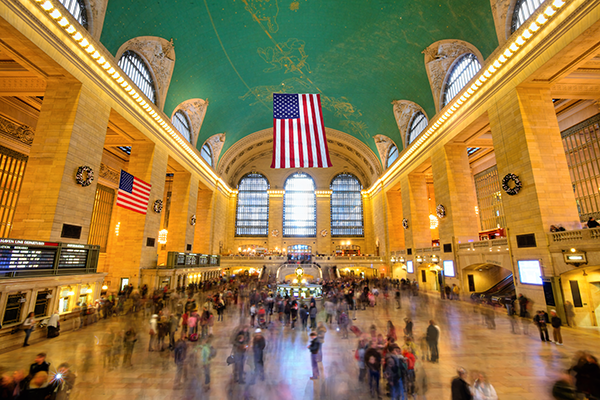
#> input picture pyimage/grand_central_terminal.png, 600 x 400 px, found by its file name
$ jupyter execute 'keypoint detector(local).ipynb'
#> lines starting #> are read from the running program, lines starting #| are printed output that depends on the picture; after the words box and inside, x2 and y2 are one past the last pixel; in counts of white or black regions, pixels touching at a corner belong together
[cell 1]
# FAST algoritm
#this algo we use for local key point detection

[cell 2]
'''
The general assumption behind the FAST keypoint detector is that,
for a pixel to be considered a “corner”,
there must be at least n contiguous pixels along a circular perimeter with radius r that are all either brighter or darker than the center pixel by a threshold t.
In practice, it is common to select a radius of r=3 pixels,
which corresponds to a circle of 16 pixels. It’s also common to choose n,
the number of contiguous pixels, to be either n=9 or n=12.

link : https://gurus.pyimagesearch.com/topic/fast/'''

[cell 3]
import cv2
import imutils
import numpy as np
from skimage.transform import rescale, resize, downscale_local_mean
import skimage.io

[cell 4]
image=cv2.imread(r'C:\Users\arpit14276\Desktop\pyimagesearch\grand_central_terminal.png')
#> image is the input picture: shape (400, 600, 3); mean B, G, R 68.6, 120.6, 149.9
# image = skimage.io.imread(r'C:\Users\arpit14276\Desktop\pyimagesearch\gokarana.jpg')
print (image.shape)
#| (400, 600, 3)
#image=resize(image, (500,500,3))
#image=np.array(image, dtype=np.uint8)
print (image.shape)
#| (400, 600, 3)
cv2.imshow('resize',image)
cv2.waitKey()
cv2.destroyAllWindows()

[cell 5]
orig=image.copy()

gray=cv2.cvtColor(image,cv2.COLOR_BGR2GRAY)
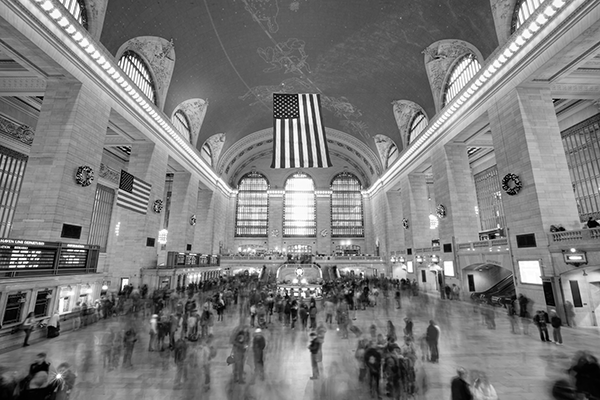
#> gray: shape (400, 600); min 0, max 255, mean 123.5

[cell 6]
fast=cv2.FastFeatureDetector_create()
kps=fast.detect(gray,None)
#> kps = 8626 keypoints; strongest (x, y, size): (294, 119, 7), (8, 247, 7), (278, 120, 7), (36, 266, 7)

#print (len(kps))
for i in kps:
    r= int(0.5*i.size)
    (x,y)=np.int0(i.pt)
    cv2.circle(image,(x,y),r,(0,0,255),2)
#> this loop made 8626 passes
#> (i, x, y) on passes 1 to 3: (keypoint at (4, 3), size 7, 4, 3), (keypoint at (8, 3), size 7, 8, 3), (keypoint at (12, 3), size 7, 12, 3)
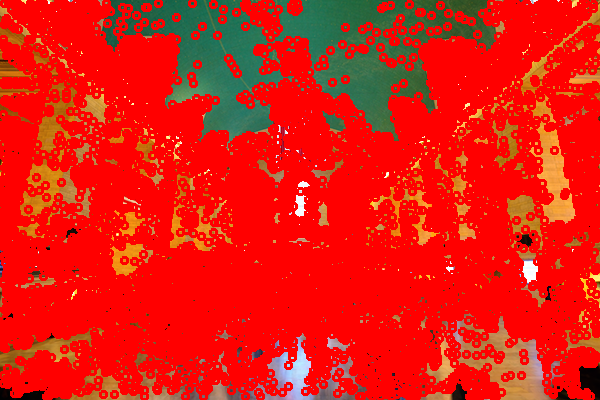
#> image: shape (400, 600, 3); mean B, G, R 16.7, 29.6, 224.2
cv2.imshow('Images',image)
cv2.waitKey()
cv2.destroyAllWindows()

$ run again, with pyimage/Capture.PNG copied over pyimage/grand_central_terminal.png
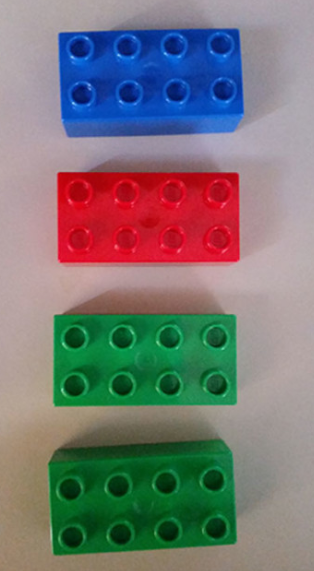
#> input picture pyimage/Capture.PNG, 314 x 571 px, found by its file name
#> image is the input picture: shape (571, 314, 3); mean B, G, R 118.6, 119.1, 120.9
#| (571, 314, 3)
#| (571, 314, 3)
#> `gray=cv2.cvtColor(image,cv2.COLOR_BGR2GRAY)`:
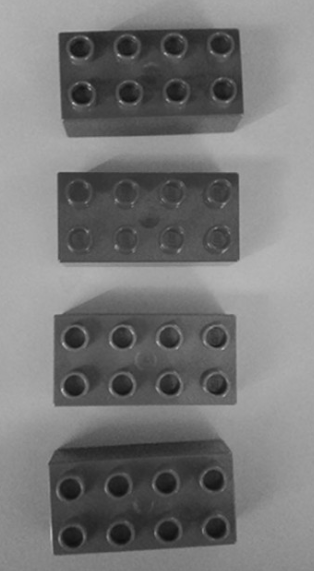
#> gray: shape (571, 314); min 16, max 186, mean 119.6
#> kps = 442 keypoints; strongest (x, y, size): (73, 103, 7), (165, 53, 7), (118, 55, 7), (120, 101, 7)
#> the loop `for i in kps:` made 442 passes
#> (i, x, y) on passes 1 to 3: (keypoint at (109, 29), size 7, 109, 29), (keypoint at (237, 30), size 7, 237, 30), (keypoint at (217, 33), size 7, 217, 33)
#> after the loop `for i in kps:`:
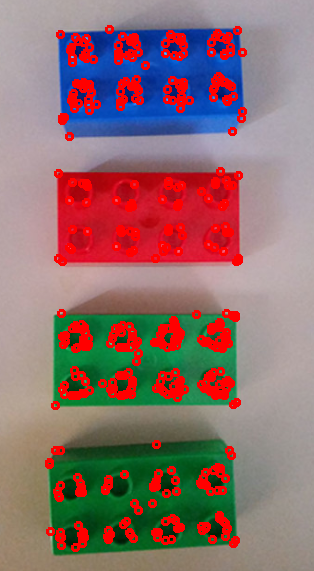
#> image: shape (571, 314, 3); 10.29% of pixels changed, all inside (x1, y1, x2, y2) = (45, 25, 247, 552)
